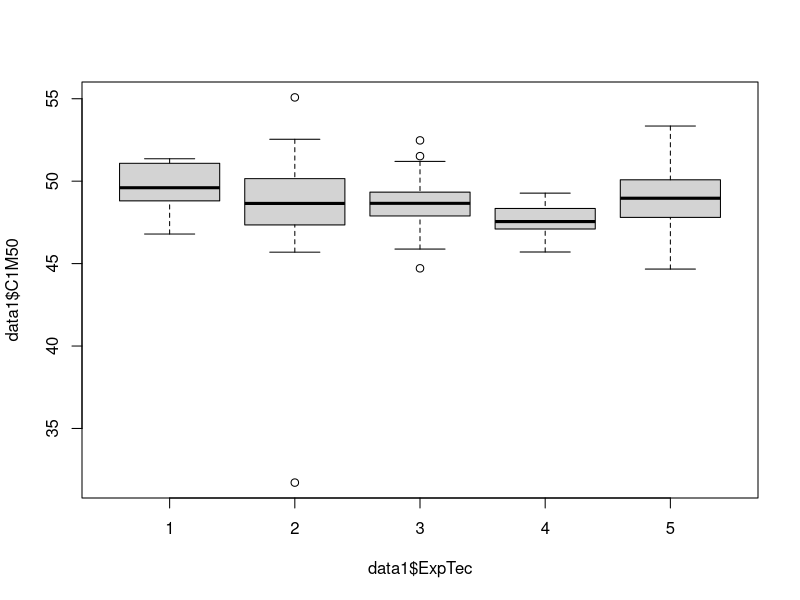
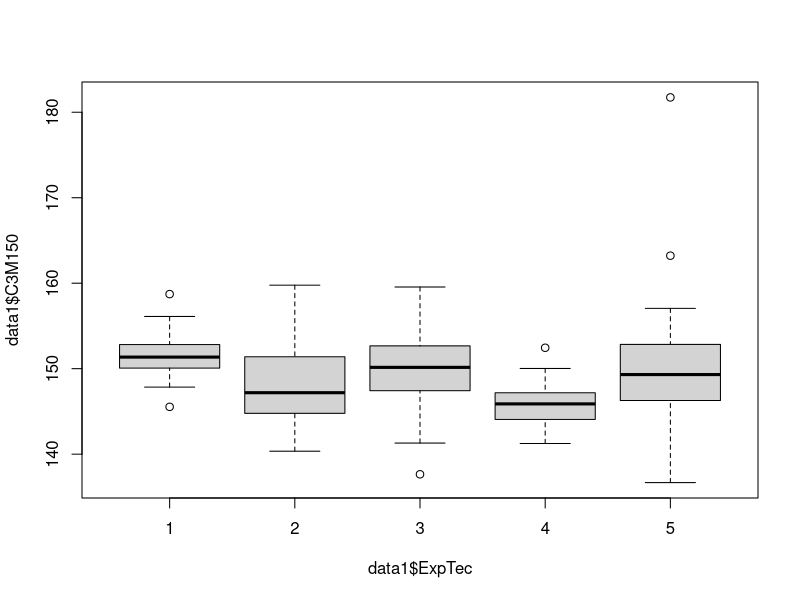
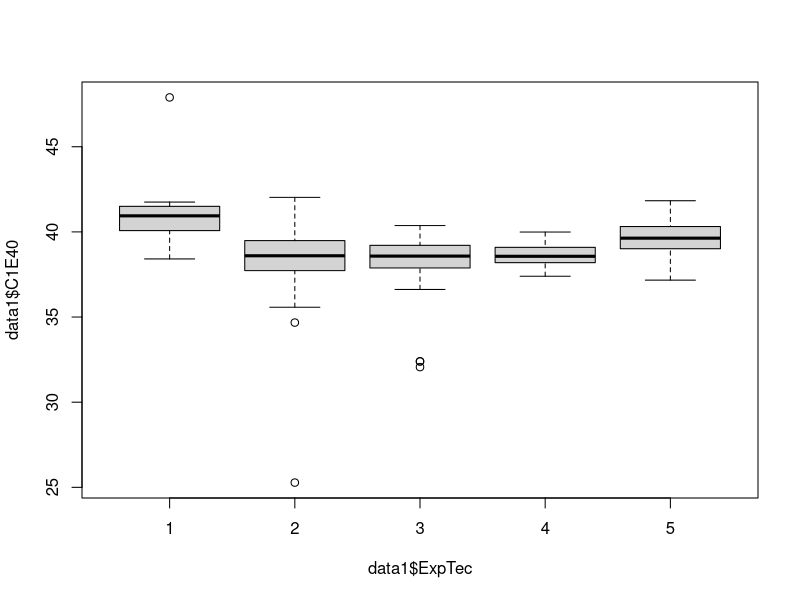
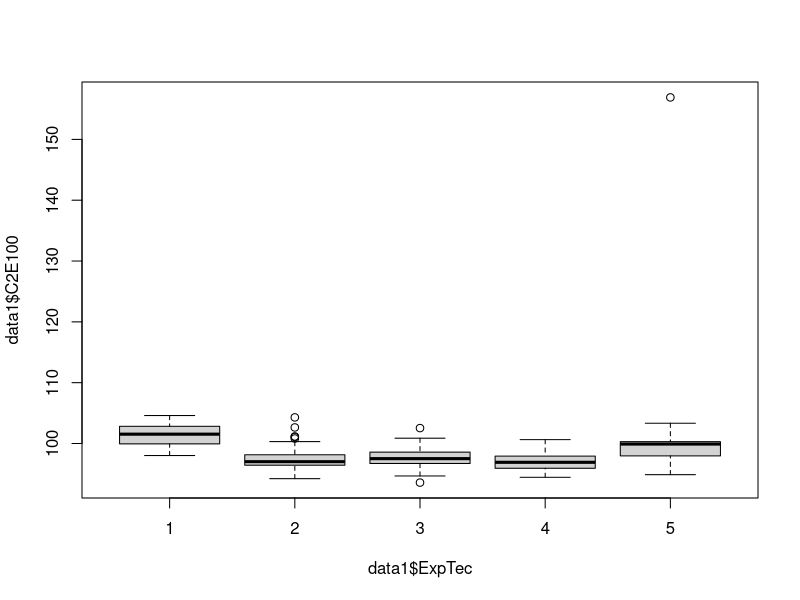
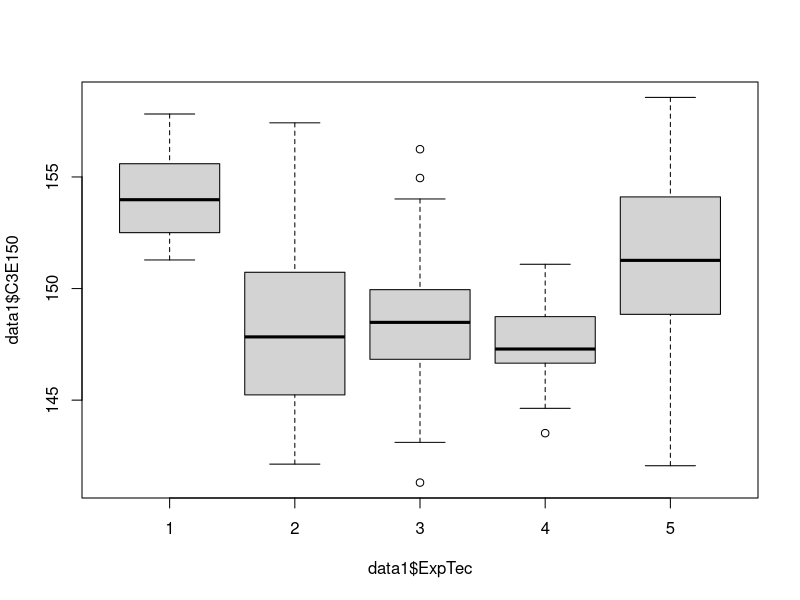
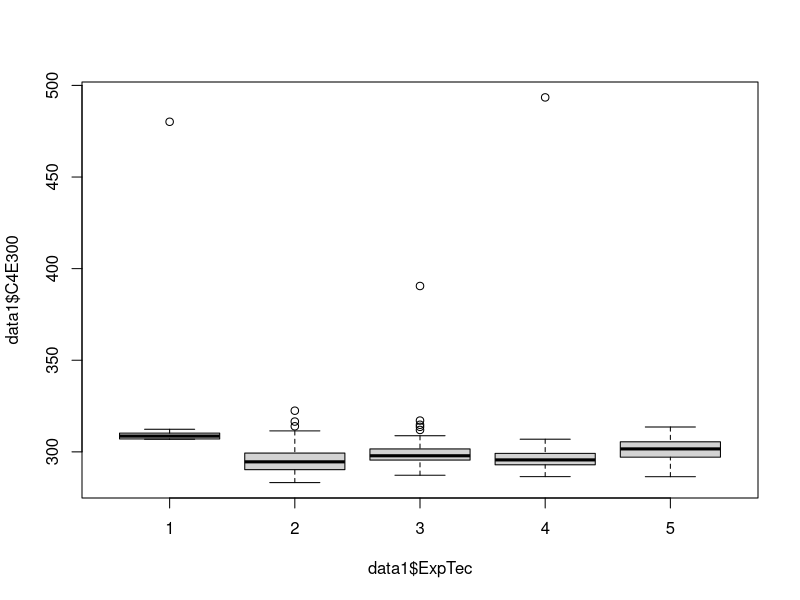
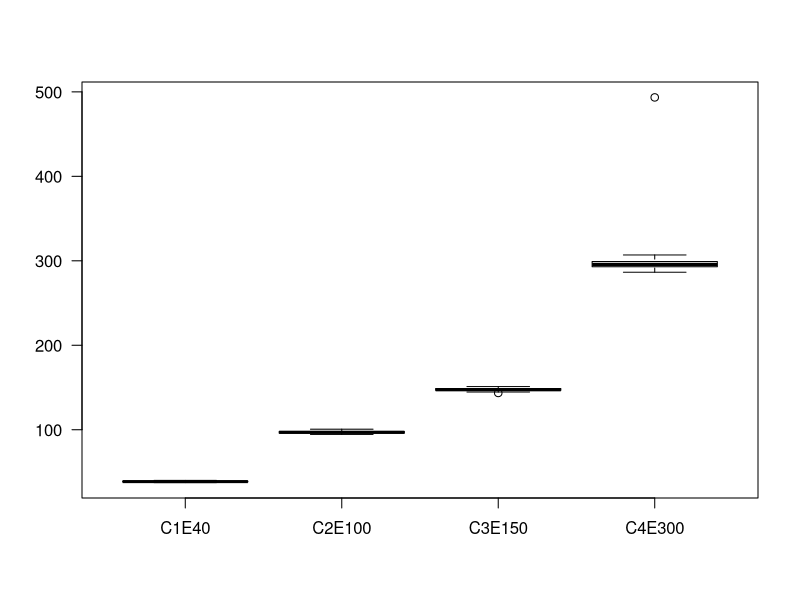
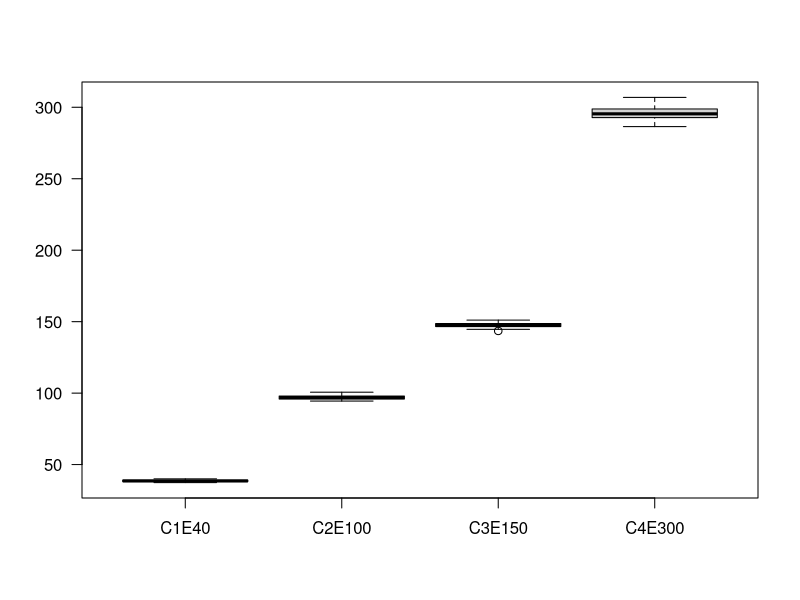

These charts were generated, in order, by the following R code:
library(readxl)
data1 <- read_excel("data1.xlsx")
data1$C2E100 <- as.numeric(data1$C2E100)
#-----------------------------------------
boxplot(data1$C1M50 ~ data1$ExpTec)
boxplot(data1$C3M150 ~ data1$ExpTec)
boxplot(data1$C1E40 ~ data1$ExpTec)
boxplot(data1$C2E100 ~ data1$ExpTec)
boxplot(data1$C3E150 ~ data1$ExpTec)
boxplot(data1$C4E300 ~ data1$ExpTec)

# --------------------------------------
resumen = aggregate(C1M50 ~ ExpTec, data = data1,
                    FUN = function(x) c(media = mean(x), varianza = var(x), cv = sd(x)/mean(x)*100))
resumen

data_4= subset(data1, ExpTec ==4)
boxplot(data_4[,8:11], las=1)

posicion <- which(data_4$C4E300 >= 400)
posicion

data_41 = data_4[-10,]
boxplot(data_41[,8:11], las=1)


baseZ = data.frame(
   y =  c(data_41$C1E40, data_41$C2E100, data_41$C3E150, data_41$C4E300),
   x = rep(c(40,100,150,300), each = 42 ))

modelo1 = lm(y ~ x, data = baseZ) 
summary(modelo1)

plot(baseZ$x,baseZ$y)
abline(modelo1, col = "red")



